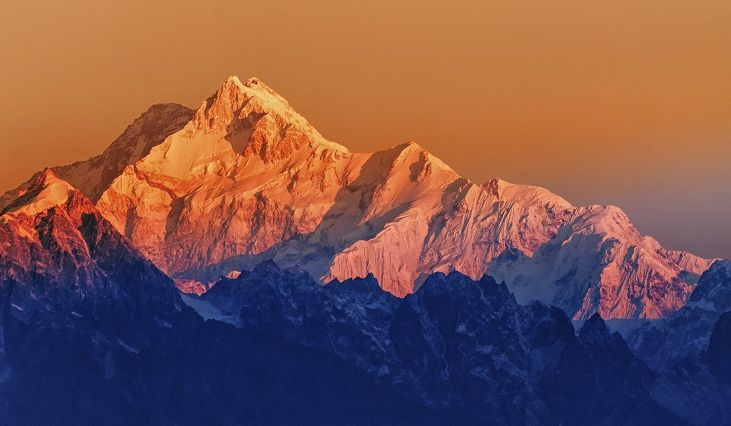
#> input picture imgs/mountain.jpg, 731 x 426 px
$ python test.py
#> lines starting #> are read from the running program, lines starting #| are printed output that depends on the picture
import numpy as np
import matplotlib as mpl
import matplotlib.pyplot as plt
import matplotlib.image as mpimg

fname='imgs/mountain.jpg'
im = mpimg.imread(fname)
#> im is the input picture: shape (426, 731, 3); mean R, G, B 124.6, 84.5, 78.8
flat_image=(im[:,:,0]+im[:,:,1]+im[:,:,2])/3.
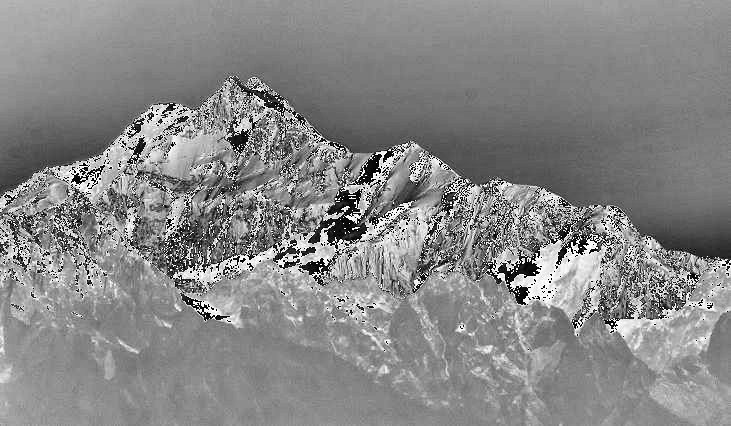
#> flat_image: shape (426, 731) float64; min 0, max 85, mean 45.2; drawn with min black and max white

r, c = np.shape(flat_image)
#> r = 426; c = 731
gd = 4

test_slice = flat_image[::gd,::gd]  # sampling
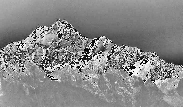
#> test_slice: shape (107, 183) float64; min 0, max 85, mean 45.4; drawn with min black and max white

fig,ax=plt.subplots(1,1)
the_image = ax.imshow(
    flat_image,
    zorder=0,alpha=1.0,
    cmap="Greys_r",
    origin="upper",
    interpolation="hermite",
)
plt.colorbar(the_image)
Y, X = np.mgrid[0:r:gd, 0:c:gd]
dY, dX = np.gradient(test_slice)
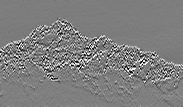
#> dY: shape (107, 183) float64; min -42.17, max 42.33, mean 0; drawn with min black and max white
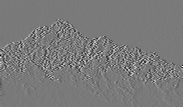
#> dX: shape (107, 183) float64; min -74, max 80.33, mean 0; drawn with min black and max white
ax.quiver(X, Y, dX, dY, color='r')
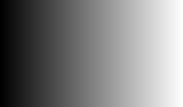
#> X: shape (107, 183) int64; min 0, max 728, mean 364; drawn with min black and max white


plt.show()
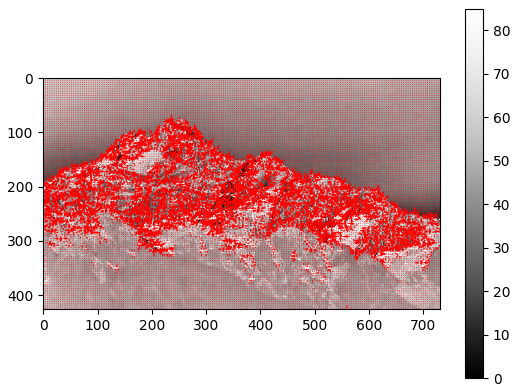
#> figure drawn by matplotlib, 2 panels

$ run again, with imgs/us.jpeg copied over imgs/mountain.jpg
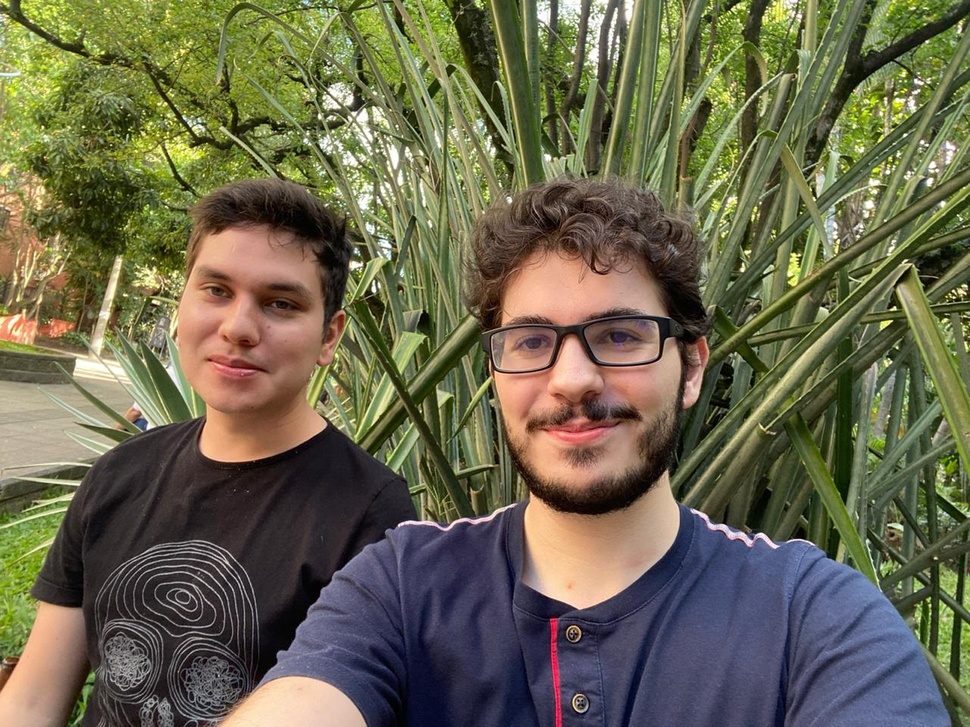
#> input picture imgs/us.jpeg, 970 x 727 px, shrunk from 1280 x 960 before the run
#> im is the input picture: shape (727, 970, 3); mean R, G, B 106.2, 102.9, 77.2
#> `dY, dX = np.gradient(test_slice)`:
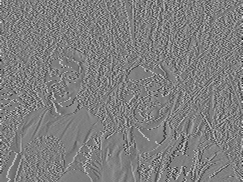
#> dX: shape (182, 243) float64; min -82.67, max 83, mean 0; drawn with min black and max white
#> `plt.show()`:
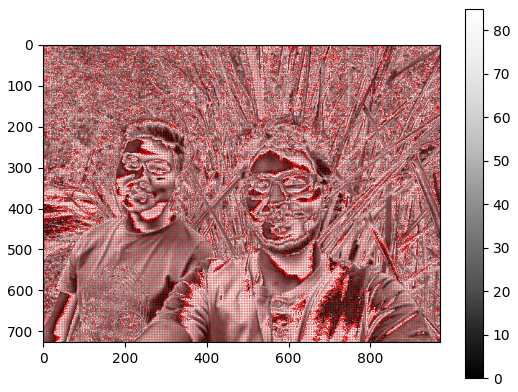
#> figure drawn by matplotlib, 2 panels
